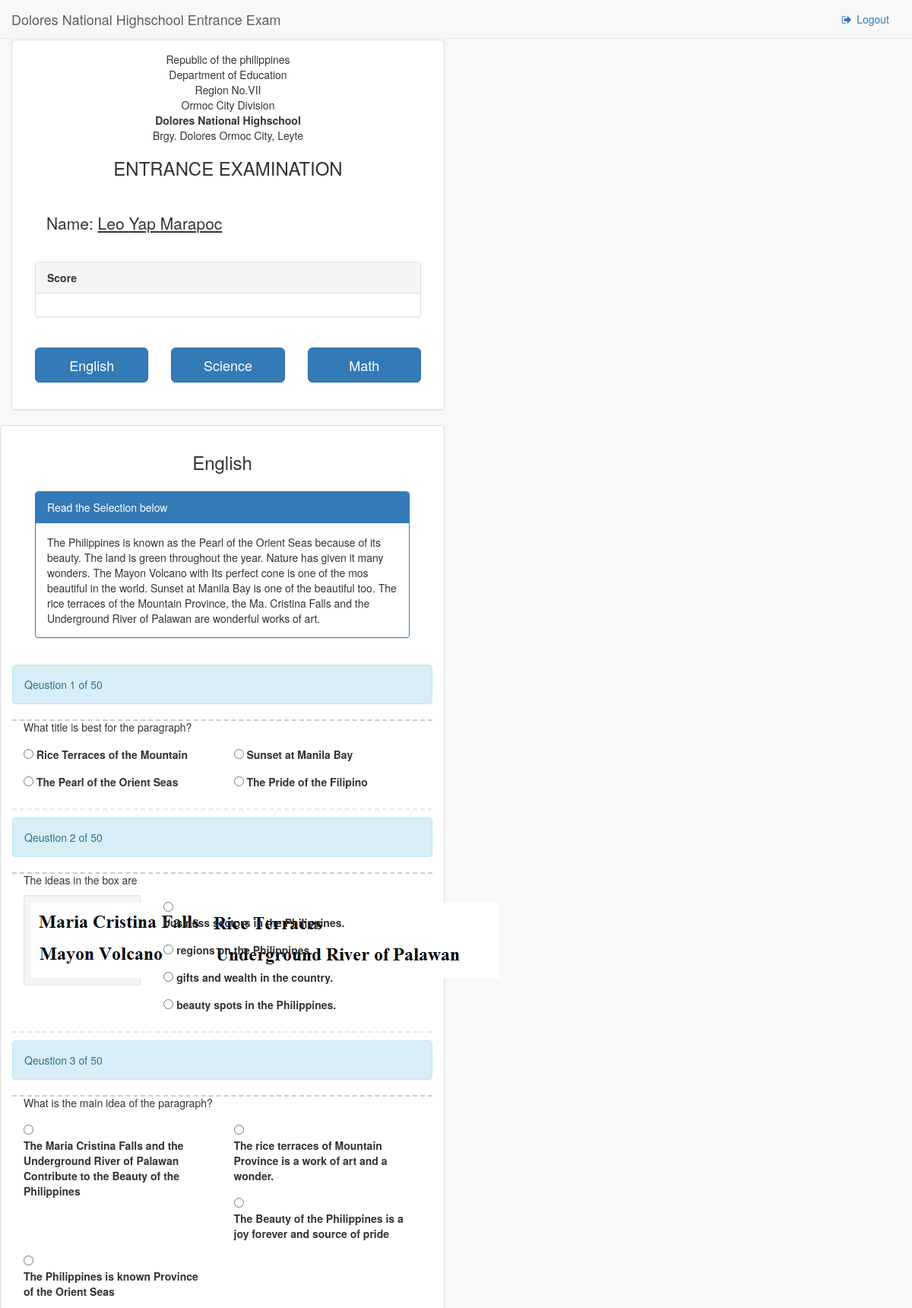
The page /pages/exams.php?id=1 (signed in, upper part) on the database its author committed.
### tables this page shows
CREATE TABLE IF NOT EXISTS `users` (
  `id` int(11) NOT NULL auto_increment,
  `Fname` varchar(50) NOT NULL,
  `Mname` varchar(50) NOT NULL,
  `Lname` varchar(50) NOT NULL,
  `address` varchar(500) NOT NULL,
  `Cnumber` varchar(20) NOT NULL,
  `username` varchar(50) NOT NULL,
  `password` varchar(50) NOT NULL,
  `ULevel` int(11) NOT NULL,
  `status` enum('1','0') NOT NULL default '1',
  PRIMARY KEY  (`id`)
);

CREATE TABLE IF NOT EXISTS `subject` (
  `id` int(11) NOT NULL auto_increment,
  `name` varchar(50) NOT NULL,
  `description` varchar(500) NOT NULL,
  PRIMARY KEY  (`id`)
);

CREATE TABLE IF NOT EXISTS `question_category` (
  `id` int(11) NOT NULL auto_increment,
  `subject_id` int(11) NOT NULL,
  `name` varchar(100) NOT NULL,
  `description` varchar(3000) NOT NULL,
  `image_url` varchar(500) NOT NULL,
  PRIMARY KEY  (`id`),
  UNIQUE KEY `name` (`name`)
);

CREATE TABLE IF NOT EXISTS `questions` (
  `id` int(11) NOT NULL auto_increment,
  `subject_id` int(11) NOT NULL,
  `question` varchar(1000) NOT NULL,
  `image_url` varchar(500) NOT NULL,
  PRIMARY KEY  (`id`)
);

CREATE TABLE IF NOT EXISTS `answers` (
  `id` int(11) NOT NULL auto_increment,
  `question_id` int(11) NOT NULL,
  `text` varchar(500) NOT NULL,
  `image_url` varchar(1000) NOT NULL,
  `correct` enum('1','0') NOT NULL default '0',
  PRIMARY KEY  (`id`)
);

### pages/exams.php (the view, shortened to what this page needs)
<?php session_start();
$count = 0;
?>
<!DOCTYPE html>
<html lang="en">
<head>
    <link href="../bower_components/bootstrap/dist/css/bootstrap.min.css" rel="stylesheet">
    <link href="../bower_components/metisMenu/dist/metisMenu.min.css" rel="stylesheet">
    <link href="../dist/css/sb-admin-2.css" rel="stylesheet">
    <link href="../bower_components/font-awesome/css/font-awesome.min.css" rel="stylesheet" type="text/css">
</head>
<body>
    <div id="wrapper">
        <nav class="navbar navbar-default navbar-static-top" role="navigation" style="margin-bottom: 0">
            <div class="navbar-header">
                <a class="navbar-brand" href="index.php">Dolores National Highschool Entrance Exam</a>
            </div>
            <ul class="nav navbar-top-links navbar-right">
                <li><a href="../php/logout.php"><i class="fa fa-sign-out fa-fw"></i> Logout</a>
                </li>
            </ul>
        </nav>
            <div class="container-fluid">
                <div class="row">
                    <div class="col-lg-12">
                    </div>
                </div>
                <div class="row">
                    <div class="col-lg-6">
                        <div class="panel panel-default">
                            <div class="panel-body">
                               <center>
                                 <p >
                                    Republic of the philippines
                                    <br>
                                    Department of Education
                                    <br>
                                    Region No.VII
                                    <br>
                                    Ormoc City Division
                                    <br>
                                    <b> Dolores National Highschool</b>
                                    <br>
                                    Brgy. Dolores Ormoc City, Leyte
                                    <br>
                                    <h3> ENTRANCE EXAMINATION  </h3>
                                </p>
                            </center>
                                <div class="row show-grid">
                                    <div class="panel-body">
                                        <div class="panel-body">
                                            <?php
                                                $result = mysql_query("SELECT * FROM users WHERE id = '".$_SESSION['user_id']."'");
                                                $row = mysql_fetch_array($result);
                                                echo "<p class='lead'>Name: <u>".$row['Fname']." ".$row['Mname']." ".$row['Lname']."</u> </p>";
                                            ?>
                                        </div>
                                        <div class="panel panel-default">
                                            <div class="panel-heading">
                                                <b>Score</b>
                                            </div>
                                            <div class="panel-body">
                                            </div>
                                        </div>
                                    </div>
                                    <?php
                                        $result = mysql_query("SELECT * FROM subject  WHERE  NOT EXISTS(SELECT * FROM students WHERE user_id = '".$_SESSION['user_id']."' AND  subject.id = students.subject_id)") or die("Error: ". mysql_error());
                                        if(mysql_num_rows($result) > 0)
                                        {
                                            while ($row = mysql_fetch_array($result))
                                            {
                                        ?>
                                             <div class="col-md-4">
                                                <a href="?id=<?php echo $row['id'] ?>"> <button type="button" class="btn btn-primary btn-lg btn-block"><?php echo $row['name'] ?> </button></a>
                                             </div>
                                        <?php
                                            }
                                        }
                                         ?>
                                    </div>
                                </div>
                            </div>
                        </div>
                    </div>
                </div>
                <?php
                    if(isset($_GET['id']) && $_GET['id'] != "")
                    {
                ?>
                <div class="row">
                    <div class="col-lg-6">
                        <div class="panel panel-default">
                            <form action="exams.php" method="post">
                                <div class="panel-body">
                                    <center>
                                       <h3>
                                        <?php
                                            $result = mysql_query("SELECT * FROM subject WHERE id ='".$_GET['id']."'");
                                            $row = mysql_fetch_array($result);
                                            echo $row['name'];
                                        ?>
                                       </h3>
                                    </center>
                                <?php
                                    $result = mysql_query("SELECT * FROM subject WHERE id = '".$_GET['id']."' AND NOT EXISTS(SELECT * FROM students WHERE user_id = '".$_SESSION['user_id']."' AND subject.id = students.subject_id)") or die("Error: ". mysql_error());
                                    if(mysql_num_rows($result) > 0)
                                    {
                                        $result1 = mysql_query("SELECT * FROM question_category WHERE subject_id = '".$_GET['id']."'   ORDER BY RAND()");
                                        if (mysql_num_rows($result1) > 0)
                                        {
                                            while ($row1 = mysql_fetch_array($result1))
                                            {
                                ?>
                                                 <div class="panel-body">
                                                    <div class="col-lg-12">
                                                        <div class="panel panel-primary">
                                                            <div class="panel-heading">
                                                                Read the Selection below
                                                            </div>
                                                            <div class="panel-body">
                                                                <?php echo $row1['description']; ?>
                                                            </div>
                                                        </div>
                                                    </div>
                                                </div>
                                            <?php
                                                $result2 = mysql_query("SELECT * FROM question_joint WHERE quest_cat_id = '".$row1['id']."'  ORDER BY RAND()");
                                                if (mysql_num_rows($result2) > 0)
                                                {
                                                    while ($row2 = mysql_fetch_array($result2))
                                                    {
                                                        $result3 = mysql_query("SELECT * FROM questions WHERE subject_id = '".$_GET['id']."' AND id = '".$row2['question_id']."'");
                                                        if(mysql_num_rows($result3) > 0)
                                                        {
                                                             while ($row3 = mysql_fetch_array($result3))
                                                             {
                                                                $count++;
                                            ?>
                                                                    <div class="alert alert-info">
                                                                        Qeustion <?php echo $count; ?> of
                                                                        <?php
                                                                            $result37 = mysql_query("SELECT * FROM questions WHERE subject_id = '".$_GET['id']."'");
                                                                            echo   $totalQuestion = mysql_num_rows($result37);
                                                                        ?>
                                                                    </div>
                                                                    <div class="col-lg-12">
                                                                        <p ><?php echo $row3['question']; ?></p>
                                                                    </div>
                                                                    <?php
                                                                        if(isset($row3['image_url']) && $row3['image_url'] != "")
                                                                        {
                                                                    ?>
                                                                            <div class="col-lg-4">
                                                                                <div class="well well-sm">
                                                                                     <img  src="<?php echo $row3['image_url']; ?>">
                                                                                </div>
                                                                            </div>
                                                                    <?php
                                                                        }
                                                                    ?>
                                                                    <p style="border-bottom: 2px dashed #cccccc;margin-top: 1px;"></p>
                                                                    <div class="row show-grid">
                                                                        <?php
                                                                            $result4 = mysql_query("SELECT * FROM answers WHERE question_id = '".$row3['id']."' ORDER BY RAND()");
                                                                            while ($row4 = mysql_fetch_array($result4))
                                                                            {
                                                                        ?>
                                                                                <div class="col-xs-6">
                                                                                    <input type="radio" name="answer<?php echo $count; ?>[<?php echo $count; ?>]" id="optionsRadiosInline" value="<?php echo $row4['id']; ?>" >
                                                                                    <label><?php echo $row4['text']; ?></label>
                                                                                </div>
                                                                        <?php
                                                                            }
                                                                        ?>
                                                                    </div>
                                                                     <p style="border-bottom: 2px dashed #e6e6e6;margin-top: 1px;"></p>
                                    <?php
                                                             }
                                                        }
                                                    }
                                                }
                                            }
                                        }
                                    ?>
                                <?php
                                    }
                                 ?>
                                </div>
                            </form>
                        </div>
                    </div>
                </div>
                <?php
                    }
                ?>
            </div>
</body>
</html>

### rows shown on the page
users: Fname "Leo", Mname "Yap", Lname "Marapoc"
subject: name "English"
subject: name "Science"
subject: name "Math"
question_category: description "The Philippines is known as the Pearl of the Orient Seas because of its beauty. The land is green throughout the year. Nature has given it many wonders. The Mayon Volcano with Its perfect cone is one of the mos beautiful in the world. Sunset at Manila Bay is one of the beautiful too. The rice terraces of the Mountain Province, the Ma. Cristina Falls and the Underground River of Palawan are wonderful works of art."
questions: result37 "50", question "What title is best for the paragraph?"
answers: text "Rice Terraces of the Mountain"
answers: text "Sunset at Manila Bay"
answers: text "The Pearl of the Orient Seas"
answers: text "The Pride of the Filipino"
questions: result37 "50", question "The ideas in the box are", image_url (picture)
answers: text "business sectors in the Philippines."
answers: text "regions on the Philippines."
answers: text "gifts and wealth in the country."
answers: text "beauty spots in the Philippines."
questions: result37 "50", question "What is the main idea of the paragraph?"
answers: text "The Maria Cristina Falls and the Underground River of Palawan Contribute to the Beauty of the Philippines"
answers: text "The rice terraces of Mountain Province is a work of art and a wonder."
answers: text "The Beauty of the Philippines is a joy forever and source of pride"
answers: text "The Philippines is known Province of the Orient Seas"
